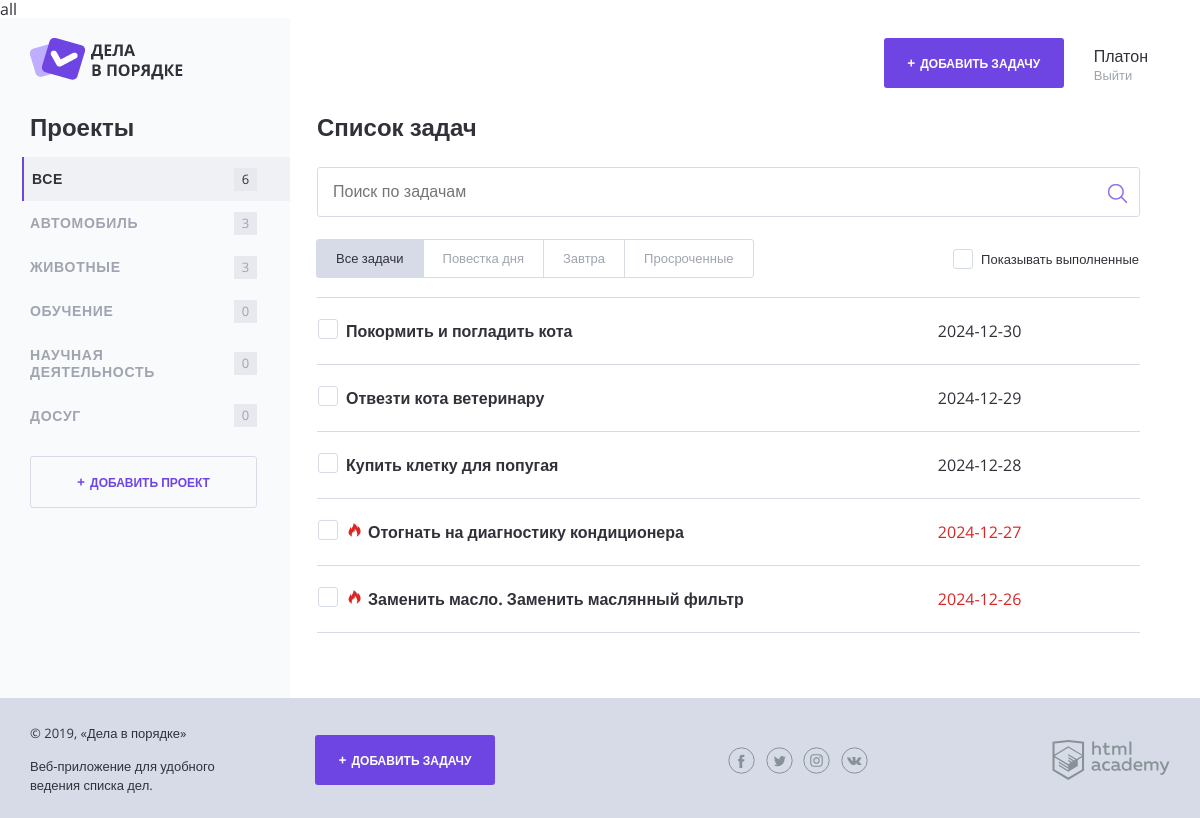
The page /app/templates/pages/form-task.html on the database its author committed.
### tables this page shows
CREATE TABLE projects (
  id INT UNSIGNED AUTO_INCREMENT PRIMARY KEY,
  name VARCHAR(256) NOT NULL,
  author_id INT UNSIGNED NOT NULL,
  FOREIGN KEY (author_id) REFERENCES users (id)
);

CREATE TABLE tasks (
  id INT UNSIGNED AUTO_INCREMENT PRIMARY KEY,
  date_creation DATE DEFAULT (CURRENT_DATE),
  is_complete BOOLEAN NOT NULL,
  name VARCHAR(128) NOT NULL,
  file_path VARCHAR(512),
  date_expiration DATE,
  author_id INT UNSIGNED NOT NULL,
  project_id INT UNSIGNED NOT NULL,
  FOREIGN KEY (author_id) REFERENCES users (id),
  FOREIGN KEY (project_id) REFERENCES projects (id)
);

### app/helpers.php (called while the page is built, shortened)
<?php
function include_template($name, array $data = [])
{
    $name = 'templates/' . $name;
    extract($data);
    require $name;
    $result = ob_get_clean();
    return $result;
}
function getTimeDiffInSec(string $time)
{
    $timestamp_1 = strtotime($time);
    $timestamp_2 = strtotime('now');
    return $timestamp_1 - $timestamp_2;
}

### app/queries.utils.php (called while the page is built, shortened)
<?php
function getTasks(mysqli $link, string $userId, string $projectId = null, string $showCompleted, string $taskFilterValue = TASK_FILTER_VALUES['all'])
{
  $queryTasks = '';
  $queryDateFilter = '';
  $queryAlsoShowIsComplete = $showCompleted ? "" : " AND is_complete = 0";
  switch ($taskFilterValue) {
    default:
      $queryDateFilter = "";
  }
  if ($projectId != null) {
    $queryTasks = "SELECT tasks.*, projects.name as project_name FROM `tasks`
    JOIN projects ON tasks.project_id = projects.id
    WHERE tasks.author_id=$userId AND tasks.project_id = $projectId" . $queryAlsoShowIsComplete  . $queryDateFilter . " ORDER BY tasks.date_expiration DESC;";
  } else {
    $queryTasks = "SELECT tasks.*, projects.name as project_name FROM `tasks`
    JOIN projects ON tasks.project_id = projects.id
    WHERE tasks.author_id=$userId" . $queryAlsoShowIsComplete . $queryDateFilter . " ORDER BY tasks.date_expiration DESC;";
  }
  $tasks = mysqli_query($link, $queryTasks);
  return $tasks;
}
function getProjects(mysqli $link, string $userId)
{
  $queryProjects = "SELECT COUNT(tasks.project_id) project_count, projects.name, projects.id FROM projects
                  LEFT JOIN tasks ON projects.id = tasks.project_id
                  WHERE projects.author_id = $userId
                  GROUP BY projects.id;";
  $projects = mysqli_query($link, $queryProjects);
  return $projects;
}

### app/templates/main.php (the view, shortened to what this page needs)
<section class="content__side">
  <h2 class="content__side-heading">Проекты</h2>
  <nav class="main-navigation">
    <ul class="main-navigation__list">
      <li class="main-navigation__list-item<?=
                                            $filterByProjectId == null ? " main-navigation__list-item--active" : '';
                                            ?>">
        <a class="main-navigation__list-item-link"
          href="#">
          Все
        </a>
        <span class="main-navigation__list-item-count">
          <?php
          foreach ($projects as $key => $value):
            $projectCount += $value['project_count'];
          endforeach;
          ?>
          <?= $projectCount ?>
        </span>
      </li>
      <?php foreach ($projects as $key => $value): ?>
        <li class="main-navigation__list-item<?=
                                              $filterByProjectId == $value['id'] ? ' main-navigation__list-item--active' : '';
                                              ?>">
          <a class="main-navigation__list-item-link"
            href="#"
            data-project_id="<?= $value['id'] ?>">
            <?= $value['name']; ?>
          </a>
          <span class="main-navigation__list-item-count"> <?= $value['project_count']; ?> </span>
        </li>
      <?php endforeach; ?>
    </ul>
  </nav>
  <a class="button button--transparent button--plus content__side-button"
    href="pages/form-project.html" target="project_add">Добавить проект
  </a>
</section>
<main class="content__main">
  <h2 class="content__main-heading">Список задач</h2>
  <form class="search-form" action="index.php" method="post" autocomplete="off">
    <input class="search-form__input" type="text" name="" value="" placeholder="Поиск по задачам">
    <input class="search-form__submit" type="submit" name="" value="Искать">
  </form>
  <div class="tasks-controls">
    <nav class="tasks-switch">
      <a href="#" class="tasks-switch__item<?= $filterByTaskGroup == TASK_FILTER_VALUES['all'] ? ' tasks-switch__item--active' : '' ?>" data-filter_by_task_group=<?= TASK_FILTER_VALUES['all'] ?>>Все задачи</a>
      <a href="#" class="tasks-switch__item<?= $filterByTaskGroup == TASK_FILTER_VALUES['today'] ? ' tasks-switch__item--active' : '' ?>" data-filter_by_task_group=<?= TASK_FILTER_VALUES['today'] ?>>Повестка дня</a>
      <a href="#" class="tasks-switch__item<?= $filterByTaskGroup == TASK_FILTER_VALUES['tomorrow'] ? ' tasks-switch__item--active' : '' ?>" data-filter_by_task_group=<?= TASK_FILTER_VALUES['tomorrow'] ?>>Завтра</a>
      <a href="#" class="tasks-switch__item<?= $filterByTaskGroup == TASK_FILTER_VALUES['overdue'] ? ' tasks-switch__item--active' : '' ?>" data-filter_by_task_group=<?= TASK_FILTER_VALUES['overdue'] ?>>Просроченные</a>
    </nav>
    <label class="checkbox">
      <span class="checkbox__text">Показывать выполненные</span>
    </label>
  </div>
  <table class="tasks">
    <?php foreach ($tasks as $key => $value): ?>
      <tr class="tasks__item task<?=
                                  ($value['date_expiration'] != null && getTimeDiffInSec($value['date_expiration']) < $SECONDS_PER_DAY
                                    && getTimeDiffInSec($value['date_expiration']) >= -$SECONDS_PER_DAY) ? ' task--important' : null
                                  ?><?=
                                    $value["is_complete"] == true ? ' task--completed' : null
                                    ?>">
        <td class="task__select">
          <label class="checkbox task__checkbox">
            <span class="checkbox__text"><?= $value["name"] ?></span>
          </label>
        </td>
        <td class="task__date"><?= $value["date_expiration"] ?></td>
        <td class="task__controls">
        </td>
      </tr>
    <?php endforeach ?>
  </table>
</main>

### app/templates/layout.php (shortened to what this page needs)
<!DOCTYPE html>
<html lang="ru">
<head>
  <link rel="stylesheet" href="css/normalize.css">
  <link rel="stylesheet" href="css/style.css">
  <link rel="stylesheet" href="css/flatpickr.min.css">
</head>
<body>
  <div class="page-wrapper">
    <div class="container container--with-sidebar">
      <header class="main-header">
        <a href="/">
          <img src="img/logo.png" width="153" height="42" alt="Логотип Дела в порядке">
        </a>
        <div class="main-header__side">
          <a class="main-header__side-item button button--plus open-modal" href="pages/form-task.html">Добавить задачу</a>
          <div class="main-header__side-item user-menu">
            <div class="user-menu__data">
              <p>Платон</p>
              <a href="#">Выйти</a>
            </div>
          </div>
        </div>
      </header>
      <div class="content"> <?= $content ?> </div>
    </div>
  </div>
  <footer class="main-footer">
    <div class="container">
      <div class="main-footer__copyright">
        <p>© 2019, «Дела в порядке»</p>
        <p>Веб-приложение для удобного ведения списка дел.</p>
      </div>
      <a class="main-footer__button button button--plus" href="pages/form-task.html">Добавить задачу</a>
      <div class="main-footer__social social">
        <a class="social__link social__link--facebook" href="#">
        </a>
        <a class="social__link social__link--twitter" href="#">
        </a>
        <a class="social__link social__link--instagram" href="#">
        </a>
        <a class="social__link social__link--vkontakte" href="#">
        </a>
      </div>
      <div class="main-footer__developed-by">
        <a href="https://htmlacademy.ru/intensive/php">
          <img src="img/htmlacademy.svg" alt="HTML Academy" width="118" height="40">
        </a>
      </div>
    </div>
  </footer>
</body>
</html>

### app/index.php (shortened to what this page needs)
<?php
require_once 'helpers.php';
require_once 'init.php';
require_once 'queries.utils.php';
$showCompleteTasks = 0;
$projectCount = 0;
isset($_GET['show_completed']) && $_GET['show_completed'] == 1 ? $showCompleteTasks = 1 : $showCompleteTasks = 0;
isset($_GET['filter_by_project_id']) ? $filterByProjectId = $_GET['filter_by_project_id'] : $filterByProjectId = null;
isset($_GET['filter_by_task_group']) ? $filterByTaskGroup = $_GET['filter_by_task_group'] : $filterByTaskGroup = 'all';
if (!$link) {
  $error = mysqli_connect_error();
  $content = include_template('error.php', ['error' => $error]);
} else {
  $resultQueryProjects = getProjects($link, 2);
  if ($resultQueryProjects) {
    $projects = mysqli_fetch_all($resultQueryProjects, MYSQLI_ASSOC);
  }
  else {
    $error = mysqli_error($link);
    $content = include_template('error.php', ['error' => $error]);
  }
  print_r($filterByTaskGroup);
  $resultQueryTasks = getTasks($link, 2, $filterByProjectId, $showCompleteTasks, $filterByTaskGroup);
  if ($resultQueryTasks) {
    $tasks = mysqli_fetch_all($resultQueryTasks, MYSQLI_ASSOC);
  }
  else {
    $error = mysqli_error($link);
    $content = include_template('error.php', ['error' => $error]);
  }
  $page_content = include_template("main.php", [
    "projects" => $projects,
    "tasks" => $tasks,
    "showCompleteTasks" => $showCompleteTasks,
    "filterByTaskGroup" => $filterByTaskGroup,
    "filterByProjectId" => $filterByProjectId,
    "projectCount" => $projectCount,
    "SECONDS_PER_DAY" => SECONDS_PER_DAY,
  ]);
}
$layout_content = include_template("layout.php", [
  "content" => $page_content,
  "title" => "Главная",
]);
print($layout_content);

### rows shown on the page
projects: name "АВТОМОБИЛЬ", project_count "3"
projects: name "ЖИВОТНЫЕ", project_count "3"
projects: name "ОБУЧЕНИЕ", project_count "0"
projects: name "НАУЧНАЯ ДЕЯТЕЛЬНОСТЬ", project_count "0"
projects: name "ДОСУГ", project_count "0"
tasks: name "Покормить и погладить кота", date_expiration "2024-12-30"
tasks: name "Отвезти кота ветеринару", date_expiration "2024-12-29"
tasks: name "Купить клетку для попугая", date_expiration "2024-12-28"
tasks: name "Отогнать на диагностику кондиционера", date_expiration "2024-12-27"
tasks: name "Заменить масло. Заменить маслянный фильтр", date_expiration "2024-12-26"

### other values the page prints
$projectCount "6"
